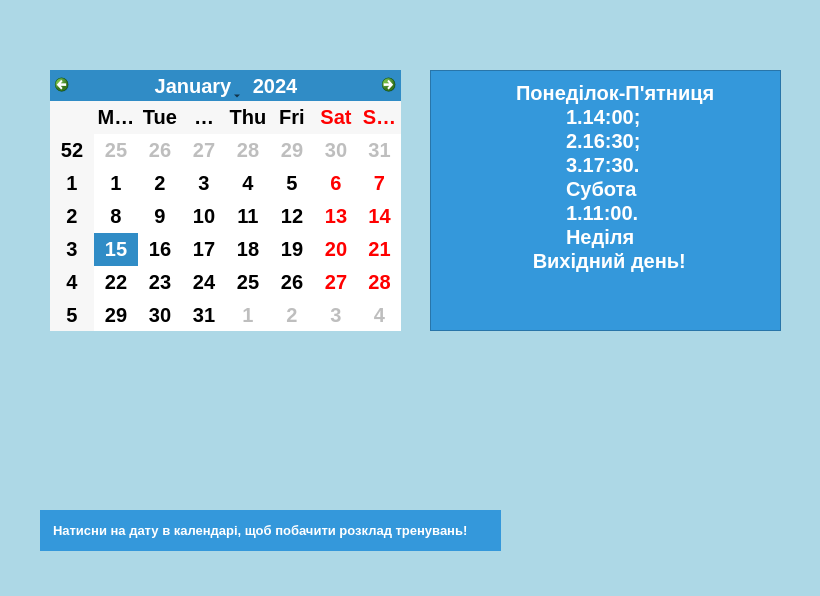
<?xml version="1.0" encoding="UTF-8"?>
<ui version="4.0">
 <class>Dialog1</class>
 <widget class="QDialog" name="Dialog1">
  <property name="geometry">
   <rect>
    <x>0</x>
    <y>0</y>
    <width>820</width>
    <height>596</height>
   </rect>
  </property>
  <property name="windowTitle">
   <string>Dialog</string>
  </property>
  <property name="styleSheet">
   <string notr="true">QDialog {
    background-color: #ADD8E6; /* Light Blue color code */
    color: white;
}</string>
  </property>
  <widget class="QCalendarWidget" name="calendarWidget">
   <property name="geometry">
    <rect>
     <x>50</x>
     <y>70</y>
     <width>351</width>
     <height>261</height>
    </rect>
   </property>
   <property name="styleSheet">
    <string notr="true">QCalendarWidget {
    font-size: 20px; /* Set the font size */
    font-weight: bold; /* Make the text bold */
    color: white; /* Text color (white) for good contrast on a blue background */
    background-color: #3498db; /* Background color (blue) */
    padding: 10px; /* Add padding for better spacing */
}</string>
   </property>
  </widget>
  <widget class="QListWidget" name="listWidget">
   <property name="geometry">
    <rect>
     <x>430</x>
     <y>70</y>
     <width>351</width>
     <height>261</height>
    </rect>
   </property>
   <property name="styleSheet">
    <string notr="true">QListWidget{
    font-size: 20px; /* Set the font size */
    font-weight: bold; /* Make the text bold */
    color: white; /* Text color (white) for good contrast on a blue background */
    background-color: #3498db; /* Background color (blue) */
    padding: 10px; /* Add padding for better spacing */
   text-align: center;
}
</string>
   </property>
   <item>
    <property name="text">
     <string>             Понеділок-П'ятниця</string>
    </property>
   </item>
   <item>
    <property name="text">
     <string>                      1.14:00;</string>
    </property>
   </item>
   <item>
    <property name="text">
     <string>                      2.16:30;</string>
    </property>
   </item>
   <item>
    <property name="text">
     <string>                      3.17:30.</string>
    </property>
   </item>
   <item>
    <property name="text">
     <string>                      Субота</string>
    </property>
   </item>
   <item>
    <property name="text">
     <string>                      1.11:00.</string>
    </property>
   </item>
   <item>
    <property name="text">
     <string>                      Неділя</string>
    </property>
   </item>
   <item>
    <property name="text">
     <string>                Вихідний день!</string>
    </property>
   </item>
  </widget>
  <widget class="QLabel" name="label">
   <property name="geometry">
    <rect>
     <x>40</x>
     <y>510</y>
     <width>461</width>
     <height>41</height>
    </rect>
   </property>
   <property name="styleSheet">
    <string notr="true">QLabel {
    font-size: 13px; /* Set the font size */
    font-weight: bold; /* Make the text bold */
    color: white; /* Text color (white) for good contrast on a blue background */
    background-color: #3498db; /* Background color (blue) */
    padding: 10px; /* Add padding for better spacing */
}</string>
   </property>
   <property name="text">
    <string>Натисни на дату в календарі, щоб побачити розклад тренувань!</string>
   </property>
  </widget>
  <widget class="QLabel" name="label_2">
   <property name="geometry">
    <rect>
     <x>140</x>
     <y>330</y>
     <width>201</width>
     <height>181</height>
    </rect>
   </property>
   <property name="text">
    <string/>
   </property>
   <property name="pixmap">
    <pixmap resource="Resources.qrc">:/photo/photos/1316344-200 – копія.png</pixmap>
   </property>
  </widget>
 </widget>
 <resources>
  <include location="Resources.qrc"/>
 </resources>
 <connections/>
</ui>
